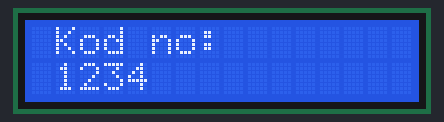
A sketch run on a simulated Arduino Uno, built with avr-gcc and run on an emulated ATmega328P. Parts: 16×2 character LCD.

Above: at 0.4 s.
At 3.7 s:
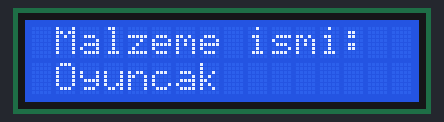
At 6.9 s:
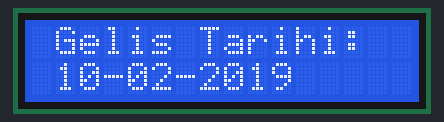

The sketch:

LCDEkranKayanYaziSatir.ino
```cpp
#include <LiquidCrystal_I2C.h>
LiquidCrystal_I2C lcd(0x27,16,2);       //lcd'yi tanımlıyoruz

void setup(){
 lcd.begin();

}

void loop()
{
 for(int i=0;i<10;i++)
{


 for (int sayi=0; sayi<=10; sayi++)
 {

 }
lcd.clear();
delay(250);
lcd.setCursor(1,0);
lcd.print("Kod no: ");
lcd.setCursor(1,1);
lcd.print("1234");
delay(3000);

lcd.clear();
delay(250);
lcd.setCursor(1,0);
lcd.print("Malzeme ismi: ");
lcd.setCursor(1,1);
lcd.print("Oyuncak");
delay(3000);

lcd.clear();
delay(250);
lcd.setCursor(1,0);
lcd.print("Gelis Tarihi:  ");
lcd.setCursor(1,1);
lcd.print("10-02-2019");
delay(3000);


}

}
```

Measured:
- by itself, everything shown: repeats every 9.8 s, in 6 steps
- what the display in image 0 shows lasts 3.0 s, from 0.3 s to 3.3 s
